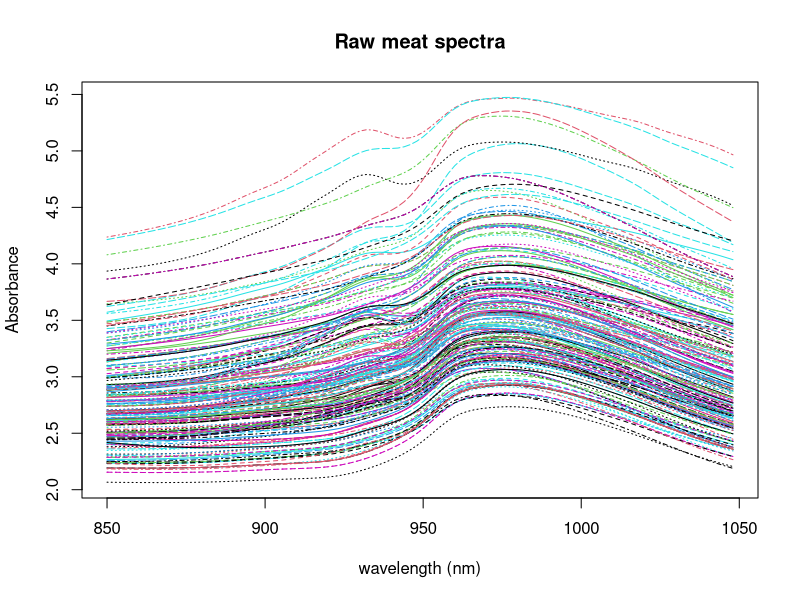
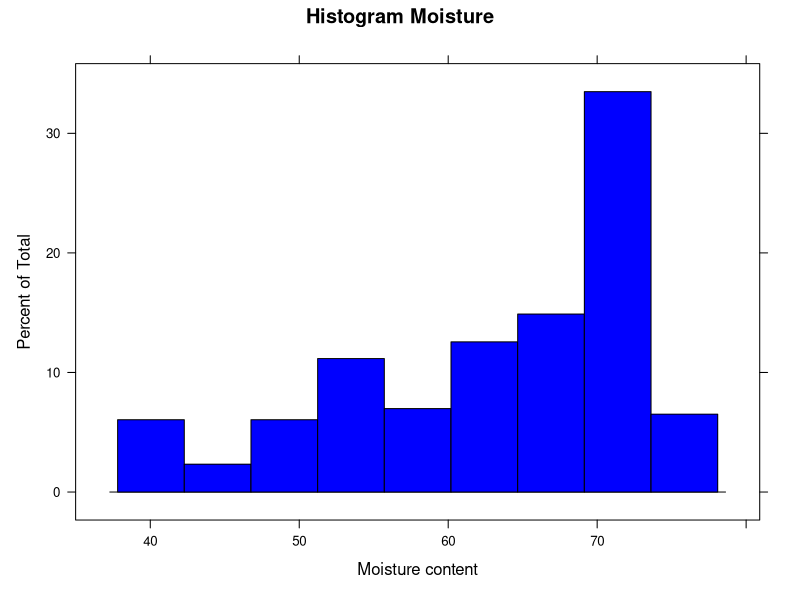
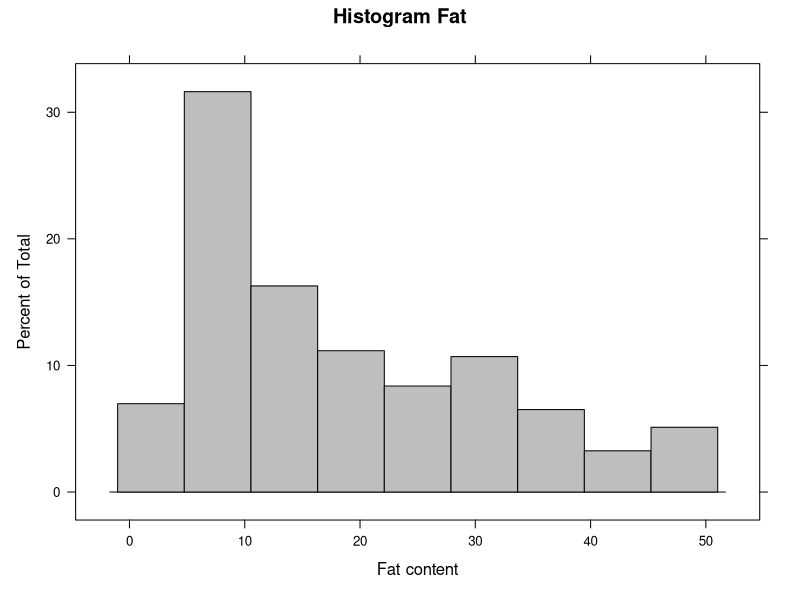
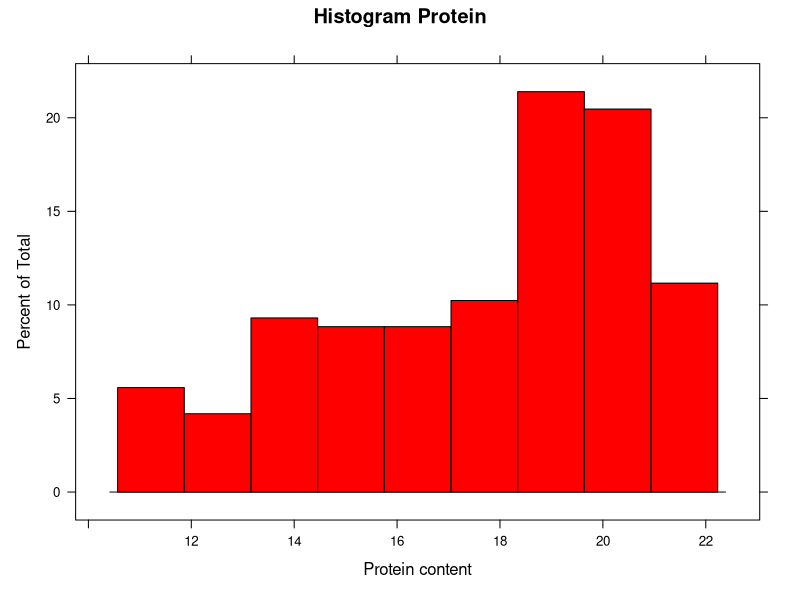

Recreate these plots in R, in order. (Note: this script raises an error after producing the figures.)
## ---- chunk 1
library(caret)
?tecator
## ---- chunk 2
data(tecator)
ls()
## ---- chunk 3
colnames(absorp) <- seq(850, 1048, by = 2)
## ---- chunk 4
#| label: fig-rawspec
#| fig-cap: "Raw spectra."
matplot(colnames(absorp), t(absorp), type = "l", ylab = "Absorbance", xlab = "wavelength (nm)", main = "Raw meat spectra")
## ---- chunk 5
colnames(endpoints)
## ---- chunk 6
colnames(endpoints) <- c("Moisture", "Fat", "Protein")
## ---- chunk 7
#| label: fig-histMoi
#| fig-cap: "Moisture histogram."
histogram(endpoints[ , 1], xlab = "Moisture content", main ="Histogram Moisture", col = "blue")
## ---- chunk 8
#| label: fig-histFat
#| fig-cap: "Fat histogram."
histogram(endpoints[ , 2], xlab = "Fat content", main ="Histogram Fat", col = "grey")
## ---- chunk 9
#| label: fig-histProt
#| fig-cap: "Protein histogram."
histogram(endpoints[ , 3], xlab = "Protein content", main ="Histogram Protein", col = "red")
## ---- chunk 10
tecator <- data.frame(endpoints)
tecator$spec <- absorp

## ---- chunk 11
save.image("C:/BLOG/Workspaces/NIT Tutorial/NIT_ws1.RData")
